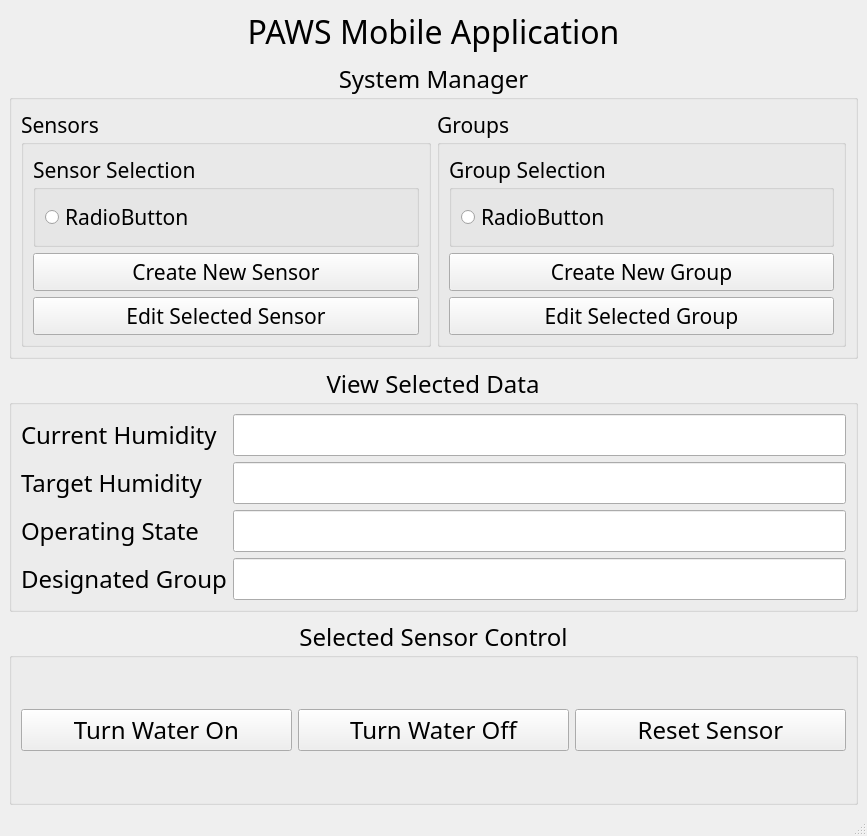
<?xml version="1.0" encoding="UTF-8"?>
<ui version="4.0">
 <class>MainWindow</class>
 <widget class="QMainWindow" name="MainWindow">
  <property name="geometry">
   <rect>
    <x>0</x>
    <y>0</y>
    <width>867</width>
    <height>836</height>
   </rect>
  </property>
  <property name="windowTitle">
   <string>MainWindow</string>
  </property>
  <property name="autoFillBackground">
   <bool>false</bool>
  </property>
  <widget class="QWidget" name="centralwidget">
   <layout class="QGridLayout" name="gridLayout">
    <item row="2" column="0">
     <widget class="QGroupBox" name="groupBox_5">
      <property name="font">
       <font>
        <family>Microsoft YaHei UI Light</family>
        <pointsize>18</pointsize>
       </font>
      </property>
      <property name="title">
       <string>View Selected Data</string>
      </property>
      <property name="alignment">
       <set>Qt::AlignCenter</set>
      </property>
      <layout class="QFormLayout" name="formLayout">
       <item row="0" column="0">
        <widget class="QLabel" name="label_2">
         <property name="text">
          <string>Current Humidity</string>
         </property>
        </widget>
       </item>
       <item row="0" column="1">
        <widget class="QLineEdit" name="lineEdit"/>
       </item>
       <item row="1" column="0">
        <widget class="QLabel" name="label_3">
         <property name="text">
          <string>Target Humidity</string>
         </property>
        </widget>
       </item>
       <item row="1" column="1">
        <widget class="QLineEdit" name="lineEdit_2"/>
       </item>
       <item row="2" column="0">
        <widget class="QLabel" name="label_4">
         <property name="text">
          <string>Operating State</string>
         </property>
        </widget>
       </item>
       <item row="2" column="1">
        <widget class="QLineEdit" name="lineEdit_3"/>
       </item>
       <item row="3" column="0">
        <widget class="QLabel" name="label_5">
         <property name="text">
          <string>Designated Group</string>
         </property>
        </widget>
       </item>
       <item row="3" column="1">
        <widget class="QLineEdit" name="lineEdit_4"/>
       </item>
      </layout>
     </widget>
    </item>
    <item row="3" column="0">
     <widget class="QGroupBox" name="groupBox_6">
      <property name="font">
       <font>
        <family>Microsoft YaHei UI Light</family>
        <pointsize>18</pointsize>
       </font>
      </property>
      <property name="title">
       <string>Selected Sensor Control</string>
      </property>
      <property name="alignment">
       <set>Qt::AlignCenter</set>
      </property>
      <layout class="QHBoxLayout" name="horizontalLayout_3">
       <item>
        <widget class="QPushButton" name="pushButton_6">
         <property name="text">
          <string>Turn Water On</string>
         </property>
        </widget>
       </item>
       <item>
        <widget class="QPushButton" name="pushButton_5">
         <property name="text">
          <string>Turn Water Off</string>
         </property>
        </widget>
       </item>
       <item>
        <widget class="QPushButton" name="pushButton_4">
         <property name="text">
          <string>Reset Sensor</string>
         </property>
        </widget>
       </item>
      </layout>
     </widget>
    </item>
    <item row="1" column="0">
     <widget class="QGroupBox" name="sensors_groups_view">
      <property name="font">
       <font>
        <family>Microsoft YaHei Light</family>
        <pointsize>18</pointsize>
       </font>
      </property>
      <property name="title">
       <string>System Manager</string>
      </property>
      <property name="alignment">
       <set>Qt::AlignCenter</set>
      </property>
      <layout class="QHBoxLayout" name="horizontalLayout_2">
       <item>
        <widget class="QGroupBox" name="groupBox">
         <property name="font">
          <font>
           <pointsize>16</pointsize>
          </font>
         </property>
         <property name="title">
          <string>Sensors</string>
         </property>
         <layout class="QVBoxLayout" name="verticalLayout_2">
          <item>
           <widget class="QGroupBox" name="groupBox_3">
            <property name="sizePolicy">
             <sizepolicy hsizetype="Preferred" vsizetype="Preferred">
              <horstretch>0</horstretch>
              <verstretch>0</verstretch>
             </sizepolicy>
            </property>
            <property name="title">
             <string>Sensor Selection</string>
            </property>
            <layout class="QVBoxLayout" name="verticalLayout_3">
             <item>
              <widget class="QRadioButton" name="sensor_placeholder">
               <property name="text">
                <string>RadioButton</string>
               </property>
              </widget>
             </item>
            </layout>
           </widget>
          </item>
          <item>
           <widget class="QPushButton" name="addSensor_PB">
            <property name="sizePolicy">
             <sizepolicy hsizetype="Minimum" vsizetype="Preferred">
              <horstretch>0</horstretch>
              <verstretch>0</verstretch>
             </sizepolicy>
            </property>
            <property name="text">
             <string>Create New Sensor</string>
            </property>
           </widget>
          </item>
          <item>
           <widget class="QPushButton" name="editSensor_PB">
            <property name="sizePolicy">
             <sizepolicy hsizetype="Minimum" vsizetype="Preferred">
              <horstretch>0</horstretch>
              <verstretch>0</verstretch>
             </sizepolicy>
            </property>
            <property name="text">
             <string>Edit Selected Sensor</string>
            </property>
           </widget>
          </item>
         </layout>
        </widget>
       </item>
       <item>
        <widget class="QGroupBox" name="groupBox_2">
         <property name="font">
          <font>
           <pointsize>16</pointsize>
          </font>
         </property>
         <property name="title">
          <string>Groups</string>
         </property>
         <layout class="QVBoxLayout" name="verticalLayout">
          <item>
           <widget class="QGroupBox" name="groupBox_4">
            <property name="title">
             <string>Group Selection</string>
            </property>
            <layout class="QVBoxLayout" name="verticalLayout_4">
             <item>
              <widget class="QRadioButton" name="group_placeholder">
               <property name="text">
                <string>RadioButton</string>
               </property>
              </widget>
             </item>
            </layout>
           </widget>
          </item>
          <item>
           <widget class="QPushButton" name="pushButton_3">
            <property name="sizePolicy">
             <sizepolicy hsizetype="Minimum" vsizetype="Preferred">
              <horstretch>0</horstretch>
              <verstretch>0</verstretch>
             </sizepolicy>
            </property>
            <property name="text">
             <string>Create New Group</string>
            </property>
           </widget>
          </item>
          <item>
           <widget class="QPushButton" name="pushButton_2">
            <property name="sizePolicy">
             <sizepolicy hsizetype="Minimum" vsizetype="Preferred">
              <horstretch>0</horstretch>
              <verstretch>0</verstretch>
             </sizepolicy>
            </property>
            <property name="text">
             <string>Edit Selected Group</string>
            </property>
           </widget>
          </item>
         </layout>
        </widget>
       </item>
      </layout>
     </widget>
    </item>
    <item row="0" column="0">
     <widget class="QLabel" name="label">
      <property name="sizePolicy">
       <sizepolicy hsizetype="Preferred" vsizetype="Fixed">
        <horstretch>0</horstretch>
        <verstretch>0</verstretch>
       </sizepolicy>
      </property>
      <property name="font">
       <font>
        <family>Microsoft YaHei UI Light</family>
        <pointsize>24</pointsize>
       </font>
      </property>
      <property name="text">
       <string>PAWS Mobile Application</string>
      </property>
      <property name="alignment">
       <set>Qt::AlignCenter</set>
      </property>
     </widget>
    </item>
   </layout>
  </widget>
  <widget class="QMenuBar" name="menubar">
   <property name="geometry">
    <rect>
     <x>0</x>
     <y>0</y>
     <width>867</width>
     <height>21</height>
    </rect>
   </property>
  </widget>
  <widget class="QStatusBar" name="statusbar"/>
 </widget>
 <resources/>
 <connections/>
</ui>
